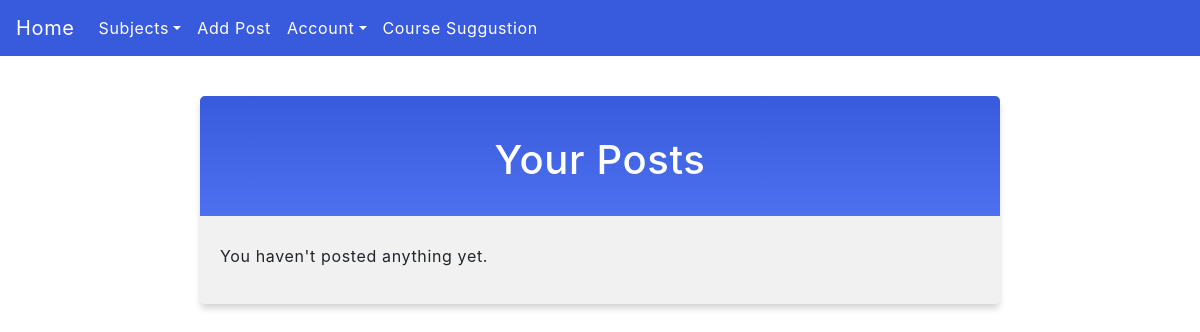
Before: /account_post/ (signed in) with the older database file.
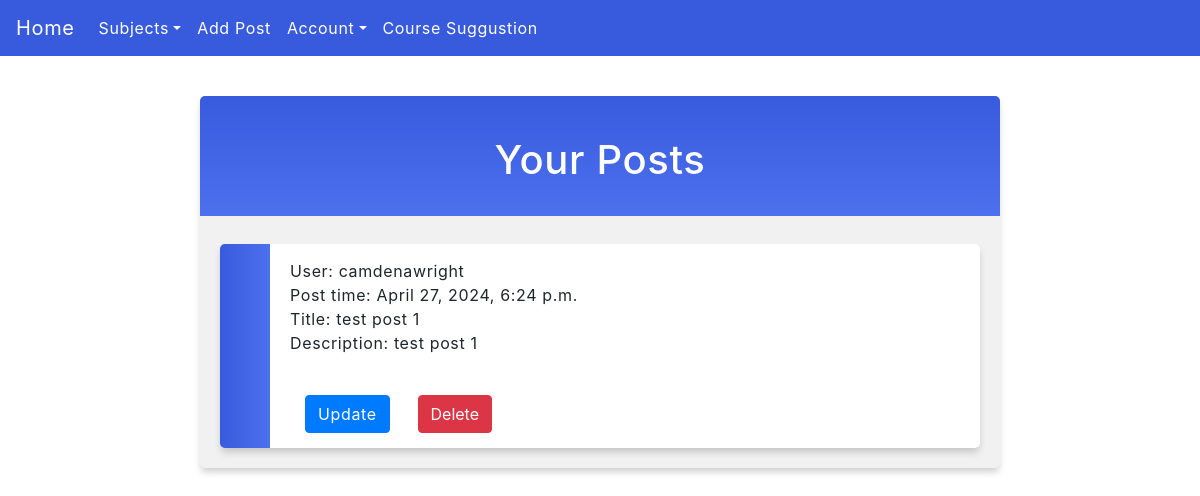
After: the same page with the newer database file.
### posts/models.py (models this page shows, shortened)
class Ticket(models.Model):
    user = models.ForeignKey(User, blank = True, null = True, on_delete = models.PROTECT)
    username = models.CharField("Username", max_length = 100, blank = True, null = True)
    title = models.CharField("Title", max_length = 100)
    time_of_post = models.DateTimeField("Time of Post",auto_now_add=True)
    post_description = models.CharField("Description", max_length = 500, null = True)
    pdf_file = models.FileField('PDF File', null = True, blank = True, validators=[FileExtensionValidator(allowed_extensions=['pdf', 'doc'])])
    video_file = models.FileField('Video File', null = True, blank = True, validators=[FileExtensionValidator(allowed_extensions=['mp4'])])
    video_website_address = models.URLField('Video Adress', null = True, blank = True)
    ticket_course = models.ForeignKey('Course', on_delete=models.PROTECT)  # ForeignKey relationship with Course

### posts/views.py (the view)
# urls.py: path('account_post/', account_post, name='account_post'),
def account_post(request):
    isAuthenticated = request.user.is_authenticated
    if request.user.is_authenticated:
        user = request.user
        username = user.username
        email = user.email
        user_posts = Ticket.objects.filter(username=user.username)
        context = {
            'username': username,
            'email': email,
            'user_posts': user_posts, #remove it
            'isAuthenticated' : isAuthenticated,
        }
        return render(request, 'account_post.html', context)
    else:
        return HttpResponse("You are not logged in.")

### posts/templates/account_post.html (shortened to what this page needs)
{% extends "master.html" %}
{% block content %}
  <div class = "forum">
    <h1>Your Posts </h1>
    {% if user_posts %}
    <ul>
      {% for post in user_posts %}
        <li><p>
          User: {{ post.username }}
          <br>
          Post time: {{ post.time_of_post }}
          <br>
          Title: {{ post.title }}
          <br>
          Description: {{ post.post_description }}
          <br>
          <br>
          <div class="container">
          <div class="row">
          <div class="col-sm-2">
            <a href="{% url 'update_post' post.id %}" class="btn btn-primary" style="color: white">Update</a>
          </div>
          <div class="col-sm-2">
            <form action="{% url 'delete_post' post.id %}" method="post">
              <button type="submit" class="btn btn-danger" style="color: white">Delete</button>
            </form>
            </div>
          </div>
          </div>
        </li>
      {% endfor %}
    </ul>
  {% else %}
    <p>You haven't posted anything yet.</p>
  {% endif %}
</div>
{% endblock %}

Changed rows visible on the page:
added Ticket: username "camdenawright", time_of_post "April 27, 2024, 6:24 p.m.", title "test post 1", post_description "test post 1"
Other visible differences:
text no longer shown: "You haven't posted anything yet."
